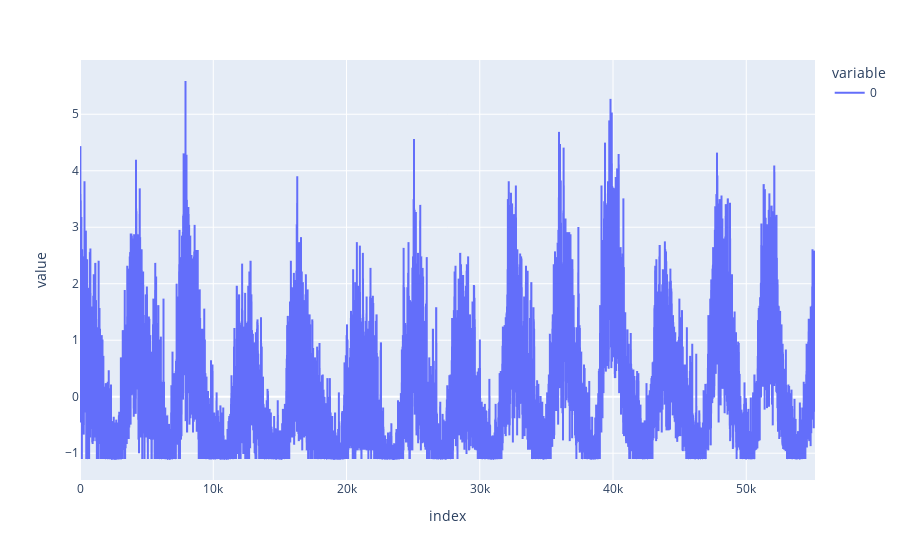

The notebook cell this image was saved under:
### Code cell
px.line(spots_train)

### Figure 1 — Plotly figure (JSON) as saved in the notebook; plotly's stock layout.template omitted (floating-point values rounded to 4 significant figures; data arrays with more than 128 entries replaced by an {"elided": "..."} marker saying what was removed)
{"data": [{"hovertemplate": "variable=0<br>index=%{x}<br>value=%{y}<extra></extra>", "legendgroup": "0", "line": {"color": "#636efa", "dash": "solid"}, "marker": {"symbol": "circle"}, "mode": "lines", "name": "0", "showlegend": true, "type": "scattergl", "x": {"elided": "55160 int values"}, "xaxis": "x", "y": {"elided": "55160 float values"}, "yaxis": "y"}], "layout": {"legend": {"title": {"text": "variable"}, "tracegroupgap": 0}, "margin": {"t": 60}, "xaxis": {"anchor": "y", "domain": [0, 1], "title": {"text": "index"}}, "yaxis": {"anchor": "x", "domain": [0, 1], "title": {"text": "value"}}}}
